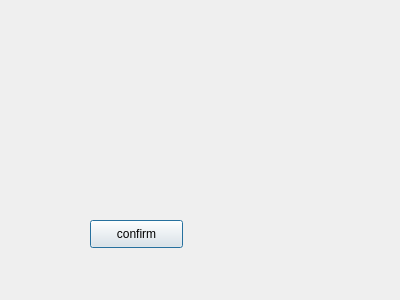
<?xml version="1.0" encoding="UTF-8"?>
<ui version="4.0">
 <class>Dialog</class>
 <widget class="QDialog" name="Dialog">
  <property name="geometry">
   <rect>
    <x>0</x>
    <y>0</y>
    <width>400</width>
    <height>300</height>
   </rect>
  </property>
  <property name="focusPolicy">
   <enum>Qt::ClickFocus</enum>
  </property>
  <property name="contextMenuPolicy">
   <enum>Qt::CustomContextMenu</enum>
  </property>
  <property name="windowTitle">
   <string>Dialog</string>
  </property>
  <property name="modal">
   <bool>true</bool>
  </property>
  <widget class="QPushButton" name="confirm">
   <property name="geometry">
    <rect>
     <x>90</x>
     <y>220</y>
     <width>93</width>
     <height>28</height>
    </rect>
   </property>
   <property name="text">
    <string>confirm</string>
   </property>
  </widget>
 </widget>
 <resources/>
 <connections/>
</ui>
